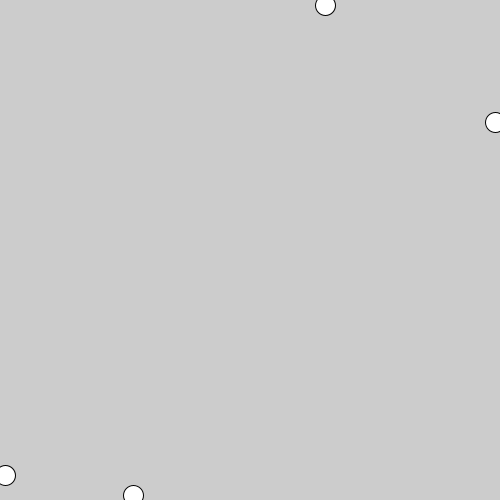
Frame 1 (no input)
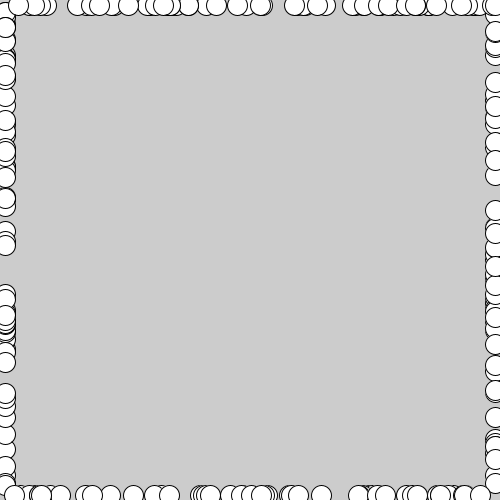
Frame 60 (the mouse pressed at the canvas centre just before this capture)
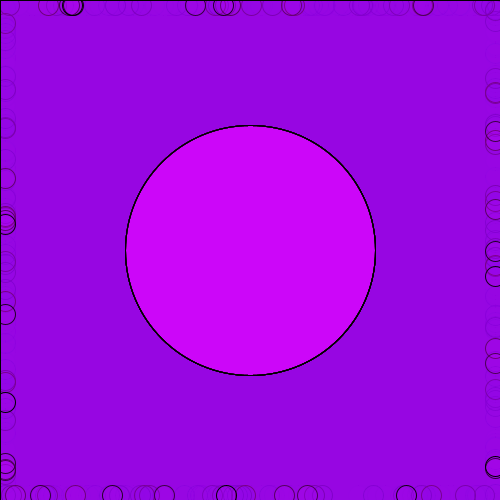
Frame 120 (the mouse held since frame 60 and released just before this capture)

The Processing sketch that drew these frames (run headless with seeded random() and noise(); from frame 60 on, the mouse is pressed at the canvas centre):

// Processing sketch: processing_71429
// ── processing_71429.pde

//Kitty Kwan, mods 4/5, User Input- Evolution of Circles

/**
Evolution of circles. <br>
Run the program. Begin by pressing any key while moving the mouse.
Next, simultaneously hold down a key and left mouse button while moving the mouse.
Lastly, release the key.
To revert,  press a key while releasing the mouse.
Voila!
**/

int r=0;
int g=0;
int b=0;


void setup ()
{
  size (500, 500);
}
void draw ()
{

  if (mousePressed==true)
  {
    fill (255-r, g, b,20);
     rect (0,0,500,500);
    ellipse (mouseX, mouseY, mouseX, mouseY);
    ellipse (500-mouseX, 500-mouseY, mouseX, mouseY);
    r=r+5;
    if (r>250)
    {
      r=0;
      g=g+5;
    }
    b=b+5;
   
  }
  ellipse (random(5,500),5,20,20);
  ellipse (random(5,500),495,20,20);
  ellipse (5, random (5,500),20,20);
  ellipse (495, random (5,500),20,20);
}

void keyPressed ()
{
  if (keyPressed==true)
  {
    fill (255,0,0);
    rect (0,0,500,500);
    ellipse (500-mouseX, 500-mouseY, 30, 30);
  }
}
